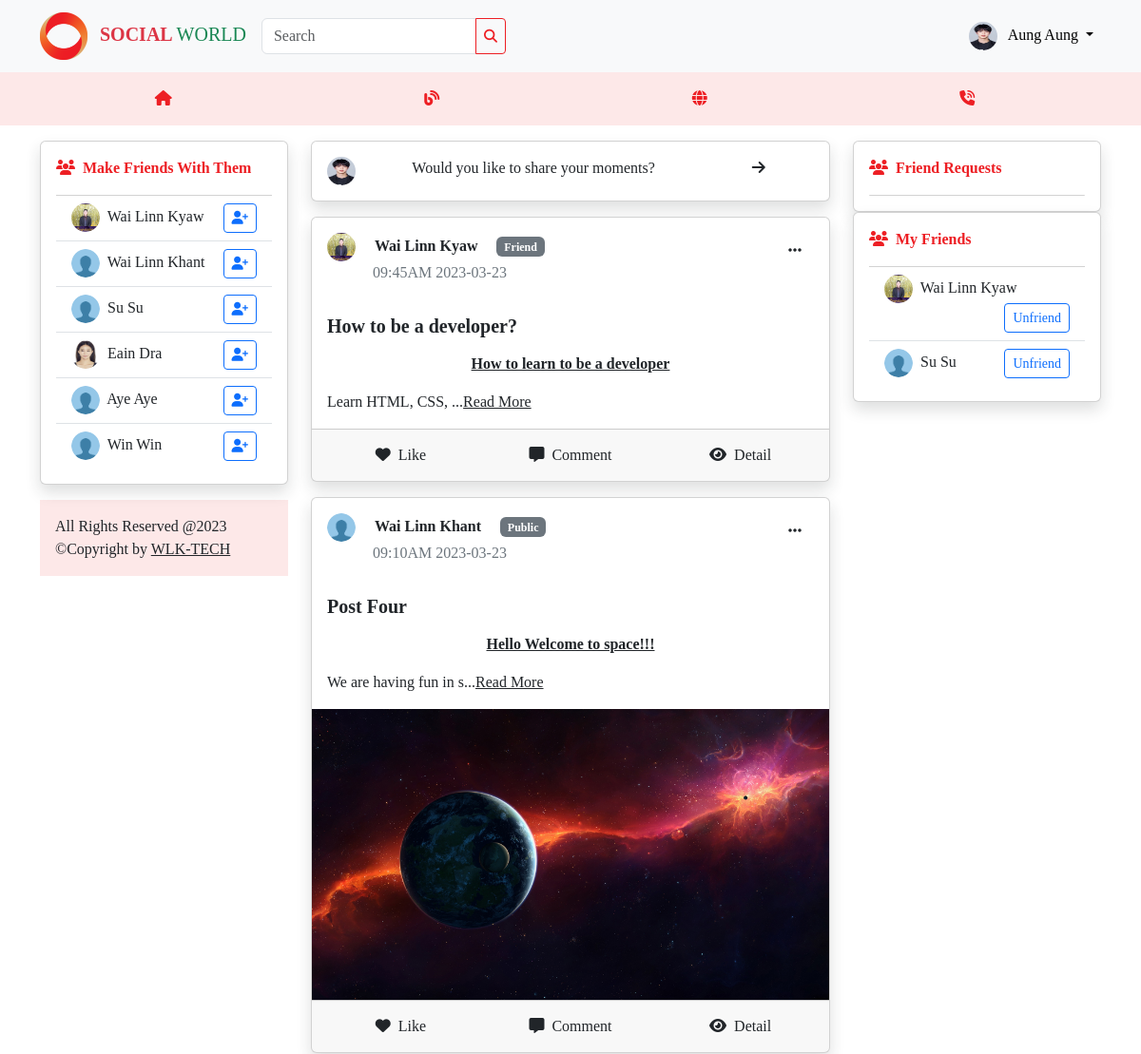
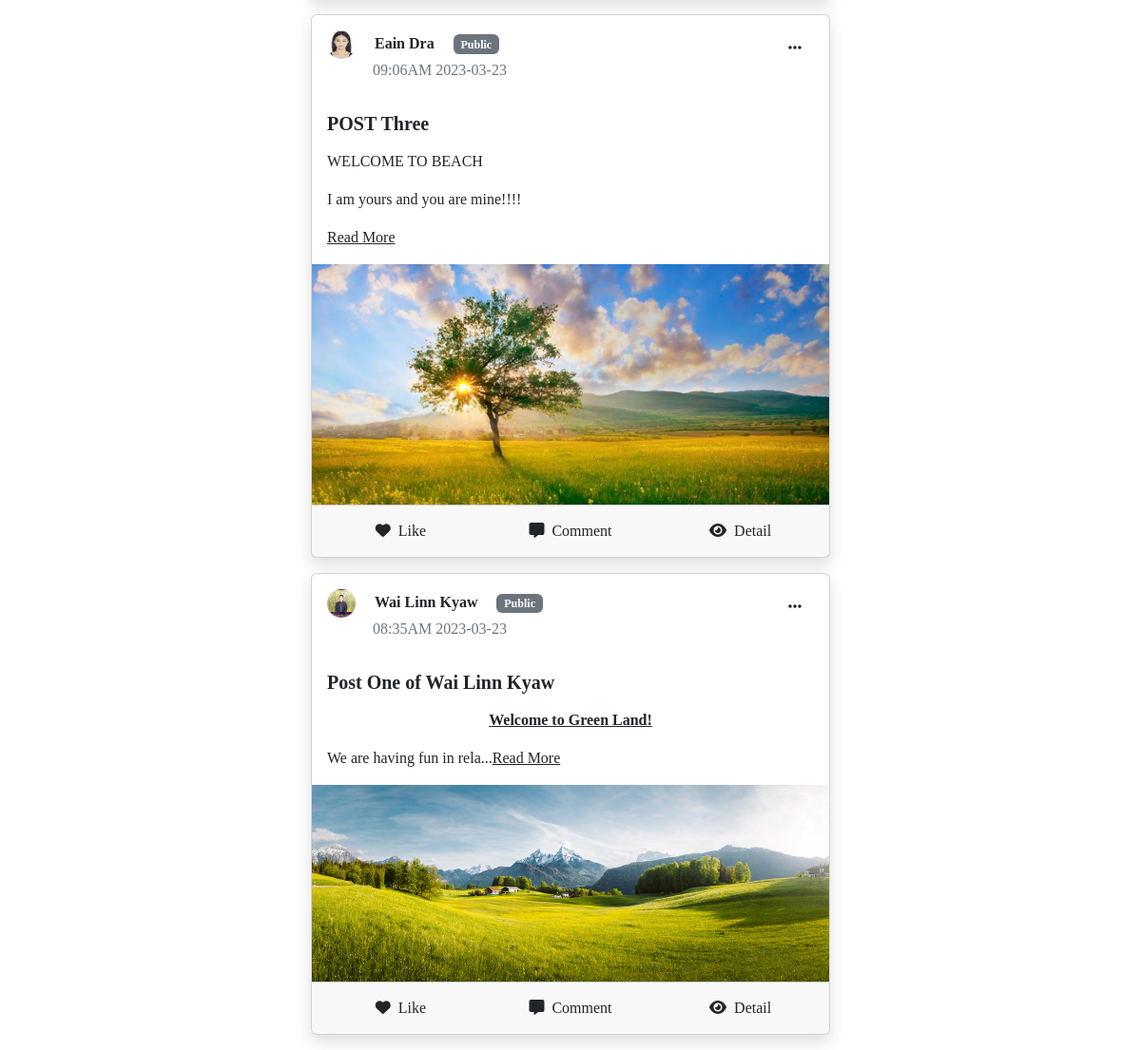
Screenshot of /index.php (signed in) with the database file from the repository (2 pictures, top to bottom).
### tables this page shows
CREATE TABLE `users` (
  `id` int(11) NOT NULL,
  `name` varchar(255) DEFAULT NULL,
  `email` varchar(255) DEFAULT NULL,
  `password` varchar(255) DEFAULT NULL,
  `profile` varchar(255) DEFAULT '1.png',
  `phone` varchar(255) DEFAULT NULL,
  `address` varchar(255) DEFAULT NULL,
  `gender` char(10) DEFAULT NULL,
  `position` varchar(255) DEFAULT NULL,
  `background` varchar(255) DEFAULT 'back-theme.jpg',
  `status` char(20) NOT NULL DEFAULT 'Approve',
  `role_id` int(11) DEFAULT NULL,
  `created_at` timestamp NOT NULL DEFAULT current_timestamp() ON UPDATE current_timestamp(),
  `updated_at` datetime NOT NULL DEFAULT current_timestamp()
);

CREATE TABLE `posts` (
  `id` int(11) NOT NULL,
  `title` varchar(255) DEFAULT NULL,
  `post_img` varchar(255) DEFAULT NULL,
  `description` longtext DEFAULT NULL,
  `post_status` char(20) DEFAULT 'public',
  `created_by` int(11) DEFAULT NULL,
  `updated_by` int(11) DEFAULT NULL,
  `created_at` timestamp NOT NULL DEFAULT current_timestamp() ON UPDATE current_timestamp(),
  `updated_at` datetime NOT NULL DEFAULT current_timestamp()
);

CREATE TABLE `friends` (
  `id` int(11) NOT NULL,
  `user_id` int(11) DEFAULT NULL,
  `friend_id` int(11) DEFAULT NULL,
  `friend_status` char(20) DEFAULT 'pending',
  `created_at` timestamp NOT NULL DEFAULT current_timestamp() ON UPDATE current_timestamp(),
  `updated_at` datetime NOT NULL DEFAULT current_timestamp()
);

### app/QueryBuilder.php (called while the page is built, shortened)
<?php
class QueryBuilder{
    private $conn;
    public function __construct($connection){
        $this->conn = $connection;
        return $this->conn;
    }
    public function getAll($table, $cols, $join, $where, $order){
        $sql = "SELECT $cols FROM $table";
        if($join != null){
            $sql .= " $join";
        }
        if($where != null){
            $sql .= " WHERE $where";
        }
        if($order != null){
            $sql .= " ORDER BY $order";
        }
        $stmt = $this->conn->prepare($sql);
        $stmt->execute();
        $results = $stmt->fetchAll(PDO::FETCH_ASSOC);
        return $results;
    }
}
?>

### views/frontend/home.php (the view, shortened to what this page needs)
<div class="container">
    <div class="row">
        <div class="col-md-3 mt-3">
            <?php if(isset($_SESSION['user'])): ?>
            <div class="card shadow p-3 d-xl-block d-none">
                <p class="text-logo"><i class="fas fa-users me-2"></i><b>Make Friends With Them</b></p>
                <div class="list-group list-group-flush">
                    <?php
                    foreach($users as $user):
                    ?>
                    <a href="index.php?page=userprofile&id=<?= $user['id'] ?>" class="list-group-item <?php if(isset($_SESSION['user'])){
                        if($_SESSION['user']['id']==$user['id']){
                            echo "d-none";
                        }
                     } ?>">
                        <img src="./assets/profiles/<?= $user['profile'] ?>" width="30px" height="30px" alt="" class="rounded-circle me-1">
                        <span><?= $user['name'] ?></span>
                        <?php if(isset($_SESSION['user'])): ?>
                        <form class="d-inline" action="./controllers/FriendController.php" method="post">
                            <button type="submit" class="btn btn-sm btn-outline-primary ms-1 float-end"><i class="fas fa-user-plus"></i></button>
                        </form>
                        <?php endif ?>
                    </a>
                    <?php endforeach ?>
                </div>
            </div>
            <?php endif ?>
            <div class="p-3 mt-3 bg-grey d-xl-block d-none">
                <p class="mb-0">All Rights Reserved @2023</p>
                <p class="mb-0">&copy;Copyright by <a href="https://wlktech.github.io" target="__blank" class="text-dark">WLK-TECH</a></p>
            </div>
        </div>
        <div class="col-md-6">
            <?php if(isset($_SESSION['user'])): ?>
            <a href="index.php?page=postcreate" class="card p-3 text-decoration-none text-dark mt-3 shadow">
                <div class="row ">
                    <div class="col-2">
                        <img src="./assets/profiles/<?= $_SESSION['user']['profile'] ?>" width="30px" height="30px" style="border-radius:50%;" alt="">
                    </div>
                    <div class="col-8">
                        <p class="mb-0 pb-0">Would you like to share your moments?</p>
                    </div>
                    <div class="col-2">
                        <i class="fas fa-arrow-right"></i>
                    </div>
                </div>
            </a>
            <?php endif ?>
        <?php if(!isset($_SESSION['user'])): ?>
            <?php foreach($posts as $post): ?>
            <div class="card my-3 shadow">
                <div class="head p-3">
                    <img src="./assets/profiles/<?= $post['profile'] ?>" width="30px" height="30px" class="rounded-circle me-3" alt="">
                    <a class="text-decoration-none text-dark" href="index.php?page=userprofile&id=<?= $post['created_by'] ?>"><b><?= $post['name'] ?></b></a>
                    <span class="badge text-bg-secondary ms-3"><?= $post['post_status'] ?></span>
                    <p class="text-secondary ms-5"><?= date("h:iA Y-m-d", strtotime($post['created_at'])) ?></p>
                </div>
                <div class="body">
                    <div class="text px-3">
                        <h5 class="pb-0 mb-0"><b><?= $post['title'] ?></b></h5>
                        <p class="mt-0 pt-0"><?php substr($post["description"], 0, 100)."..." ?></p>
                    </div>
                    <?php if(isset($post['post_img'])): ?>
                    <img src="./assets/posts/<?= $post['post_img'] ?>" alt="" class="img-fluid w-100">
                    <?php endif ?>
                </div>
                <div class="card-footer">
                    <div class="row">
                        <div class="col-4">
                            <button class="w-100 btn"><i class="fas fa-heart me-2"></i>Like</button>
                        </div>
                        <div class="col-4">
                            <button class="w-100 btn"><i class="fas fa-message me-2"></i>Comment</button>
                        </div>
                        <div class="col-4">
                            <a href="index.php?page=detail&id=<?= $post['id'] ?>" class="w-100 btn"><i class="fas fa-eye me-2"></i>Detail</a>
                        </div>
                    </div>
                </div>
            </div>
            <?php endforeach ?>
        <?php else: ?>
            <?php foreach($allposts as $allpost): ?>
            <div class="card my-3 shadow">
                <div class="head p-3">
                    <img src="./assets/profiles/<?= $allpost['profile'] ?>" width="30px" height="30px" class="rounded-circle me-3" alt="">
                    <a class="text-decoration-none text-dark" href="index.php?page=userprofile&id=<?= $allpost['created_by'] ?>"><b><?= $allpost['name'] ?></b></a>
                    <span class="badge text-bg-secondary ms-3"><?= $allpost['post_status'] ?></span>
                    <div class="dropdown float-end">
                        <button class="btn" type="button" data-bs-toggle="dropdown" aria-expanded="false">
                            <i class="fa-solid fa-ellipsis"></i>
                        </button>
                    </div>
                    <p class="text-secondary ms-5"><?= date("h:iA Y-m-d", strtotime($allpost['created_at'])) ?></p>
                </div>
                <div class="body">
                    <div class="text px-3">
                        <h5 class="pb-0 mb-0"><b><?= $allpost['title'] ?></b></h5>
                        <p class="mt-0 pt-0"><?php echo substr($allpost["description"], 0, 100)."..." ?><a href="index.php?page=detail&id=<?= $allpost['id'] ?>" class="text-dark">Read More</a></p>
                    </div>
                    <?php if(isset($allpost['post_img'])): ?>
                    <img src="./assets/posts/<?= $allpost['post_img'] ?>" alt="" class="img-fluid w-100">
                    <?php endif ?>
                </div>
                <div class="card-footer">
                    <div class="row">
                        <div class="col-4">
                            <button class="w-100 btn"><i class="fas fa-heart me-2"></i>Like</button>
                        </div>
                        <div class="col-4">
                            <button class="w-100 btn"><i class="fas fa-message me-2"></i>Comment</button>
                        </div>
                        <div class="col-4">
                            <a href="index.php?page=detail&id=<?= $allpost['id'] ?>" class="w-100 btn"><i class="fas fa-eye me-2"></i>Detail</a>
                        </div>
                    </div>
                </div>
            </div>
            <?php endforeach ?>
        <?php endif ?>
        </div>
        <div class="col-md-3 mt-3 d-xl-block d-none">
            <?php if(isset($_SESSION['user'])): ?>
            <div class="card shadow p-3">
                <p class="text-logo"><i class="fas fa-users me-2"></i><b>Friend Requests</b></p>
                <div class="list-group list-group-flush">
                </div>
            </div>
            <div class="card shadow p-3 mb-3">
                <p class="text-logo"><i class="fas fa-users me-2"></i><b>My Friends</b></p>
                <div class="list-group list-group-flush">
                <?php
                foreach($users as $user):
                $id = $_SESSION['user']['id'];
                $fri_id = $user['id'];
                $confirmfriends = $query->getAll("friends", "friends.*, t1.name as username, t1.profile as userprofile, t2.name as friendname, t2.profile as friendprofile", "INNER JOIN users t1 ON friends.user_id=t1.id INNER JOIN users t2 ON friends.friend_id=t2.id", "(friends.friend_status = 'confirm') AND ((friends.user_id='$id' AND friends.friend_id='$fri_id') OR (friends.user_id='$fri_id' AND friends.friend_id=$id))", null);
                foreach($confirmfriends as $confirmfriend):
                    if($_SESSION['user']['id'] != $confirmfriend['user_id']):
                ?>
                    <a href="index.php?page=userprofile&id=<?= $confirmfriend['user_id'] ?>" class="list-group-item">
                        <img src="./assets/profiles/<?= $confirmfriend['userprofile'] ?>" width="30px" height="30px" alt="" class="rounded-circle me-1">
                        <span><?= $confirmfriend['username'] ?></span>
                        <form class="d-inline" action="./controllers/FriendController.php" method="post">
                            <button type="submit" class="btn btn-sm btn-outline-primary ms-1 float-end">Unfriend</button>
                        </form>
                    </a>
                    <?php endif ?>
                    <?php endforeach ?>
                    <?php endforeach ?>
                </div>
            </div>
            <?php endif ?>
        </div>
    </div>
</div>

### assets/css/style.css (style rules this page uses)
* { font-family: Cambria, Cochin, Georgia, Times, 'Times New Roman', serif; }
.text-logo { color: #ED1F24; }
.bg-grey { background-color: rgba(237, 31, 36, 0.1); }

### rows the page displays
users: profile (picture), name "Wai Linn Kyaw"
users: profile (picture), name "Wai Linn Khant"
users: profile (picture), name "Su Su"
users: profile (picture), name "Eain Dra"
users: profile (picture), name "Aye Aye"
users: profile (picture), name "Win Win"
posts: created_by.profile (picture), created_by.name "Wai Linn Kyaw", post_status "Friend", created_at "09:45AM 2023-03-23", title "How to be a developer?", description "How to learn to be a developer Learn HTML, CSS,"
posts: created_by.profile (picture), created_by.name "Wai Linn Khant", post_status "Public", created_at "09:10AM 2023-03-23", title "Post Four", description "Hello Welcome to space!!! We are having fun in s", post_img (picture)
posts: created_by.profile (picture), created_by.name "Eain Dra", post_status "Public", created_at "09:06AM 2023-03-23", title "POST Three", description "WELCOME TO BEACH I am yours and you are mine!!!!", post_img (picture)
posts: created_by.profile (picture), created_by.name "Wai Linn Kyaw", post_status "Public", created_at "08:35AM 2023-03-23", title "Post One of Wai Linn Kyaw", description "Welcome to Green Land! We are having fun in rela", post_img (picture)
friends: user.profile (picture), user.name "Wai Linn Kyaw"
friends: user.profile (picture), user.name "Su Su"

### other values shown
$_SESSION['user']['name'] "Aung Aung"
